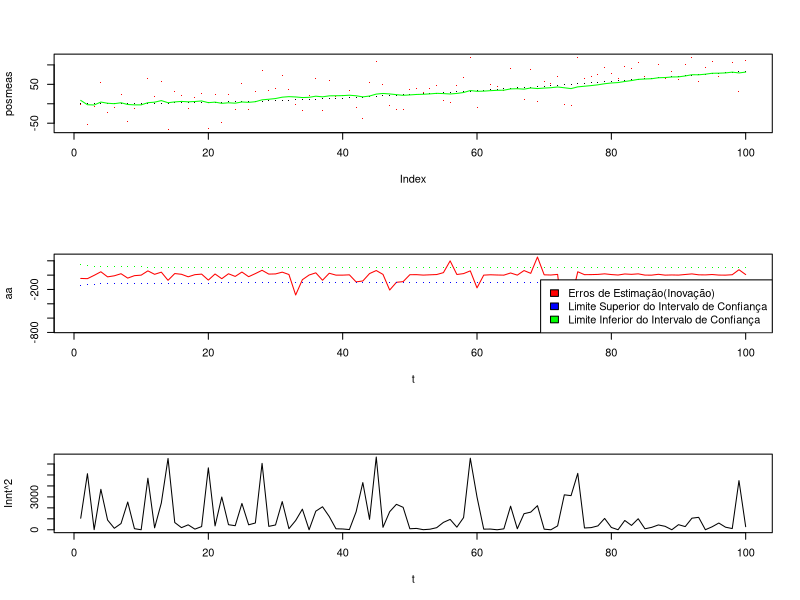

Reproduce this figure in R.

  set.seed(12345)
  n <- 10^2                           # Número de observações
  
  u <- 1                                # Aceleração idealizada para o experimento
  
  dt <- 0.1                             # Menor intervalo tempo medido no simulador
  
  measnoise <- 10                       # Erro de medida da posição
  accelnoise <- 3                   # Erro da aceleração
  
  simPearsonTes<-function(ob1,ob2){
    sn <- length(ob1)
    sum1 <- sum(ob1)
    sum2 <- sum(ob2)
    sum1sq <- sum(ob1^2)
    sum2sq <- sum(ob2^2)
    psum <- sum(ob1*ob2)
    num <- psum-(sum1*sum2)/sn
    den <- sqrt( (sum1sq - sum1^2/sn) * (sum2sq - sum2^2/sn))
    res <- 0
    if(den != 0){
      r <- num/den
    }
    return <- r
  }
  
  simEuclidianTes<-function(ob1,ob2){
    return <- 1/sum((ob1-ob2)^2)
  }
  
  compare <- function(){
    
    posthatXpost_DistanciaEuclidiana <- simEuclidianTes(poshat,pos)
    postmeasXpost_DistanciaEuclidiana <- simEuclidianTes(posmeas,pos)
    postmeasXposthat_DistanciaEuclidiana <- simEuclidianTes(posmeas,poshat)
    posthatXposthat_DistanciaPearson <- simPearsonTes(poshat,pos)
    postmeasXpos_DistanciaPearson <- simPearsonTes(posmeas,pos)
    postmeasXposthat_DistanciaPearson <- simPearsonTes(posmeas,poshat)
    
  }
  
  plotGraphs<-function(){
    
    aa <- (poshat-posmeas)^2/posmeas
    xx <- sum(aa)
    t <- 1:n
    
    par(mfcol=c(3,1))
    
    plot(posmeas,pch=".",col="RED")
    points(pos,pch=".")
    points(poshat,pch=".",col="GREEN",type="l")
    
    
    plot(t,aa,pch=".",type="l",col="RED");
    points(t,-sqrt(Sk)^2,pch=".",col="BLUE")
    points(t,sqrt(Sk)^2,pch=".",col="GREEN")
    legend("bottomright",legend=c('Erros de Estimação(Inovação)','Limite Superior do Intervalo de Confiança','Limite Inferior do Intervalo de Confiança'),,fil=c("RED","BLUE","GREEN"))
    
    plot(t, Innt^2,pch=".",type="l")
    
    
    
  }
  
  a <- matrix(data=c(1, 0, dt, 1), ncol=2,nrow=2)
  b <- matrix(data=c(dt^2/2, dt), nrow=2, ncol=1)
  c <- matrix(data=c(1,1),nrow=1,ncol=2)
  x <- matrix(data=c(0,0),nrow=2,ncol=1)# Posição inicial
  xhat <- matrix(data=c(14,14),nrow=2,ncol=1)                             # Posição estimada inicial
  Sz <- measnoise^2                     # Variância do ruído da medida
  Sw <- accelnoise^2*matrix(data=c(dt^4, dt^3/2, dt^3/2, dt^2), 
                            nrow=2, ncol=2) # Estimativa
  P <- matrix(data=c(15,15,15,15),nrow=2,ncol=2)     # Matriz de covariância de estado (pode ser com qualquer coisa)
  Pr <- array(dim=c(n,2,2))
  pos <- array(dim=n)                    # Posição idealizada (durante todo o experimento)
  pos[1] <-0
  poshat <- array(dim=n)                  # Posição estimada (durante todo o experimento)
  poshat[1] <- 0 
  posmeas <- array(dim=n)                # Posição medida (durante todo o experimento)
  posmeas[1] <- 0
  vel <- array(dim=n)                    # Velocidade idealizada (durante todo o experimento)
  vel[1] <- 0
  velhat <- array(dim=n)                 # Velocidade estimada (durante todo o experimento)
  velhat[1] <- 0
  zz <- array(dim=n)                     # Posição + ruído (durante todo o experimento)
  zz[1] <- 0
  
  Sk <- array(dim=n)
  qk <- array(dim=n)
  Innt <- array(dim=n)
  
  for(t in 1:n){
    ProcessNoise <- accelnoise * matrix(data=c(dt^2/2*rnorm(n=1), dt*rnorm(n=1)),
                                        nrow=2, ncol=1) # Ruído
    x <- a%*%x + b*u + ProcessNoise   # Posição "correta" + ruído
    MeasNoise <- measnoise * rnorm(n=1,sd = accelnoise) # Ruído da medição
    y <- c%*%x + MeasNoise              # Medição do ruído
    xhat <- a%*%xhat + b%*%u            # Estimação da posição
    Inn <- y - c%*%xhat                 # Matriz erro (innovation)
    
    s <- c%*%P%*%t(c) + Sz
    
    K <- a%*%P%*%t(c)%*%solve(s)        # Ganho
    
    xhat <- xhat + K%*%Inn              # Correção da estimação
    Pr[t,,] <- P
    P <- a%*%P%*%t(a) - a%*%P%*%t(c)%*%solve(s)%*%c%*%P%*%t(a) + 
      Sw # Matriz de covariância (grau de incerteza das estimativas)
    
    Sk[t] <- c%*%P%*%t(c)+Sz
    
    Innt[t] <- Inn
    
    qk[t] <- Inn%*%solve(c%*%P%*%t(c) +Sz)%*%Inn
    
    pos[t] <- x[1]
    posmeas[t] <- y
    poshat[t] <- xhat[1]
    vel[t] <- x[2]
    velhat[t] <- xhat[2]
    
    z <- a%*%x + b%*%u # Posição sem ruído (idealizada)
    zz[t] <- z[1]
  }
  
  plotGraphs()
  
  
  poshatComp<-chisq.test(matrix(data=c(pos-min(posmeas),poshat-min(posmeas)),nrow=n,ncol=2))
  
  
  posmeasComp<-chisq.test(matrix(data=c(posmeas-min(posmeas),pos-min(posmeas)),nrow=n,ncol=2))
 dim(posmeas) 
 length(posmeas)